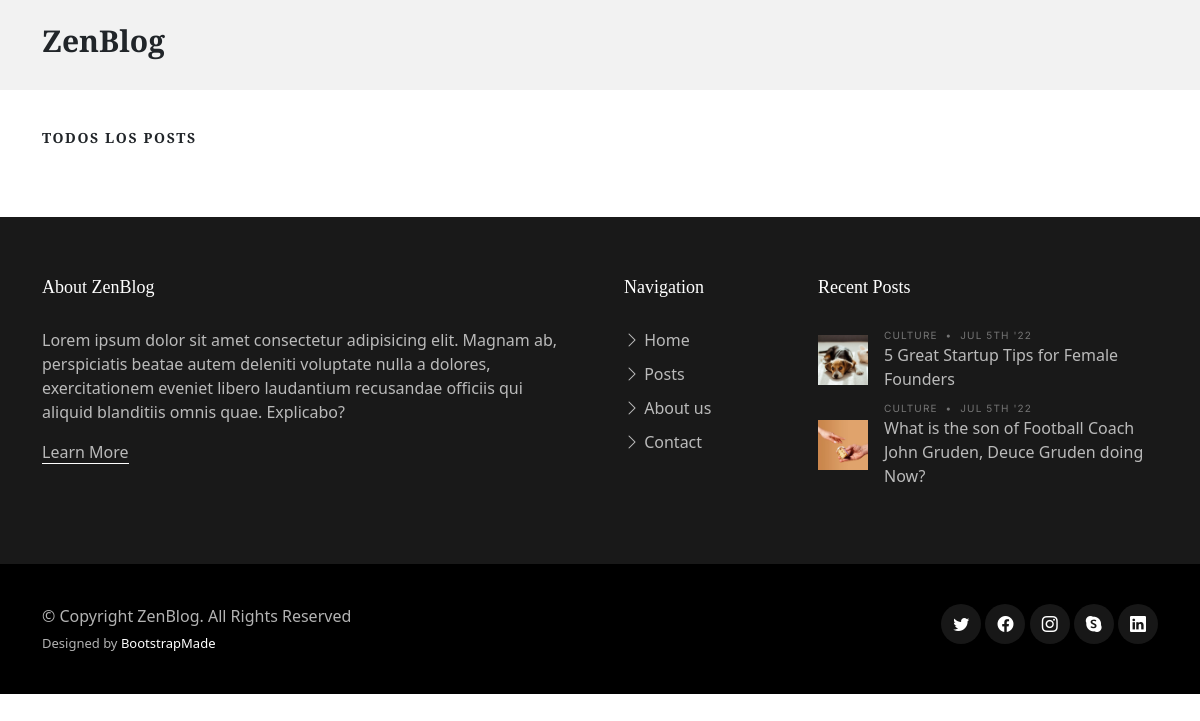
The page /Appzoologico/Posts/ on the database as committed earlier.
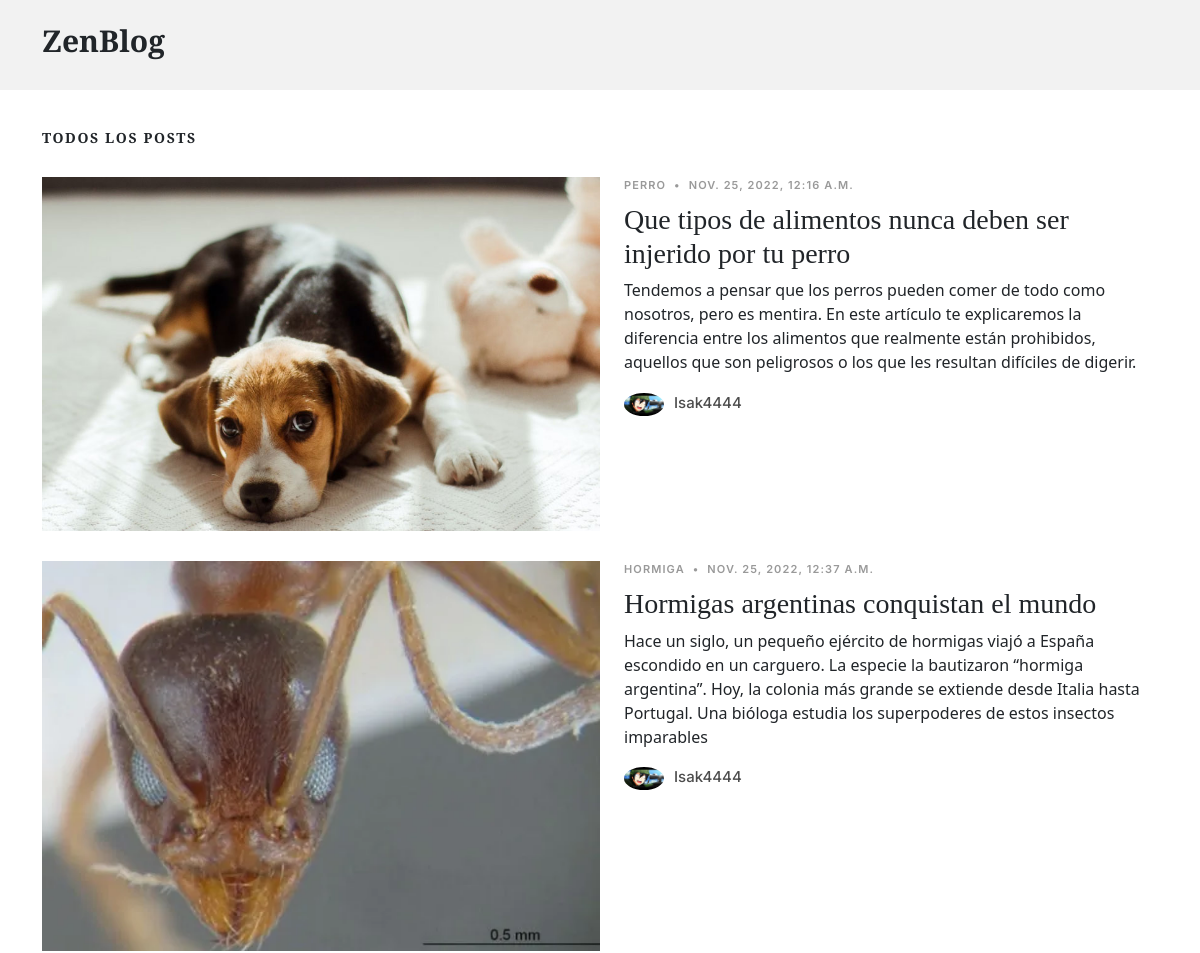
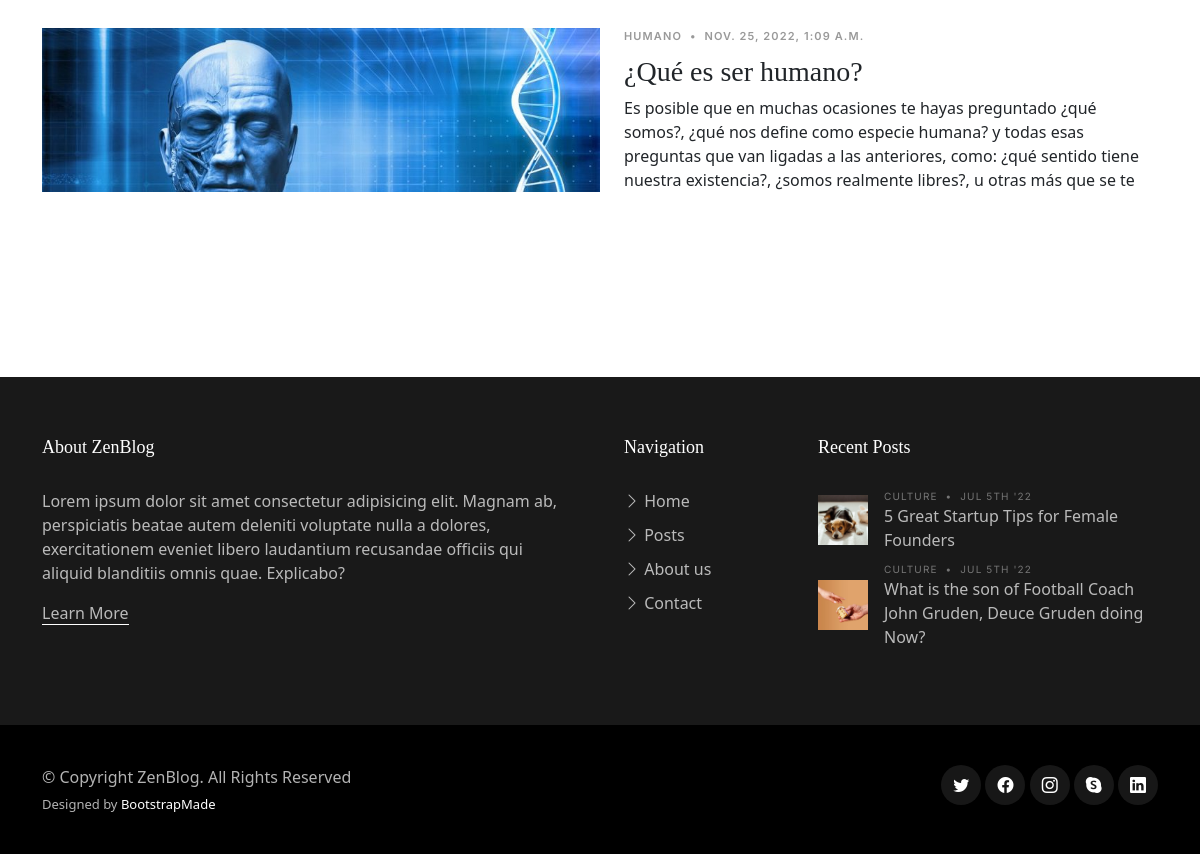
The same page on the database as committed later (2 pictures, top to bottom).
### Appzoologico/models.py (models this page shows, shortened)
class Posteo(models.Model):
    titulo = models.CharField(max_length=80)
    subtitulo = models.TextField(max_length=400)
    posteo = models.TextField(max_length=2000)
    user = models.ForeignKey(User, on_delete=models.CASCADE)
    fecha_post = models.DateTimeField(auto_now=False, auto_now_add=False)
    animal = models.CharField(default='',max_length=80)
    imagen = models.ImageField(upload_to='posts', null=True, blank = True)
    avatar_url = models.CharField(default='',max_length=100)

### Appzoologico/views.py (the view)
# urls.py: path('Posts/', view_posts, name="posts"),
def view_posts(request):
    post = Posteo.objects.all()
    return render(request, "Posts.html", {'post': post})

### Appzoologico/templates/Posts.html
{% extends 'indexZoo.html' %}
{% load static %}
{% block Main %}
<main id="main">
    <section>
      <div class="container">
          <div class="col-md-12" data-aos="fade-up">
            <h3 class="category-title">Todos los Posts</h3>
            {% for item in post %}
            <div class="d-md-flex post-entry-2 half">
              <a href="single-post.html" class="me-4 thumbnail">
                <img src="{{ item.imagen.url }}" alt="" class="img-fluid">
              </a>
              <div>
                <div class="post-meta"><span class="date">{{item.animal}}</span> <span class="mx-1">&bullet;</span> <span>{{item.fecha_post}}</span></div>
                <h3><a href="single-post.html">{{item.titulo}}</a></h3>
                <p>{{item.subtitulo}}</p>
                <div class="d-flex align-items-center author">
                  <div class="photo"><img src="{{ item.avatar_url }}" alt="" class="img-fluid"></div>
                  <div class="name">
                    <h3 class="m-0 p-0">{{item.user.username}}</h3>
                  </div>
                </div>
              </div>
            </div>
            {% endfor %}
          </div>
      </div>
    </section>
</main>
{% endblock %}

Rows that differ between the two databases and show on the page:
added Posteo: imagen (picture), animal "PERRO", fecha_post "NOV. 25, 2022, 12:16 A.M.", titulo "Que tipos de alimentos nunca deben ser injerido por tu perro", subtitulo "Tendemos a pensar que los perros pueden comer de todo como nosotros, pero es mentira. En este artículo te explicaremos la diferencia entre los alimentos que realmente están prohibidos, aquellos que son peligrosos o los que les resultan difíciles de digerir.", avatar_url (picture), user.username "Isak4444"
added Posteo: imagen (picture), animal "HORMIGA", fecha_post "NOV. 25, 2022, 12:37 A.M.", titulo "Hormigas argentinas conquistan el mundo", subtitulo "Hace un siglo, un pequeño ejército de hormigas viajó a España escondido en un carguero. La especie la bautizaron “hormiga argentina”. Hoy, la colonia más grande se extiende desde Italia hasta Portugal. Una bióloga estudia los superpoderes de estos insectos imparables", avatar_url (picture), user.username "Isak4444"
added Posteo: imagen (picture), animal "HUMANO", fecha_post "NOV. 25, 2022, 1:09 A.M.", titulo "¿Qué es ser humano?", subtitulo "Es posible que en muchas ocasiones te hayas preguntado ¿qué somos?, ¿qué nos define como especie humana? y todas esas preguntas que van ligadas a las anteriores, como: ¿qué sentido tiene nuestra existencia?, ¿somos realmente libres?, u otras más que se te pueden ir ocurriendo.", avatar_url (picture)
